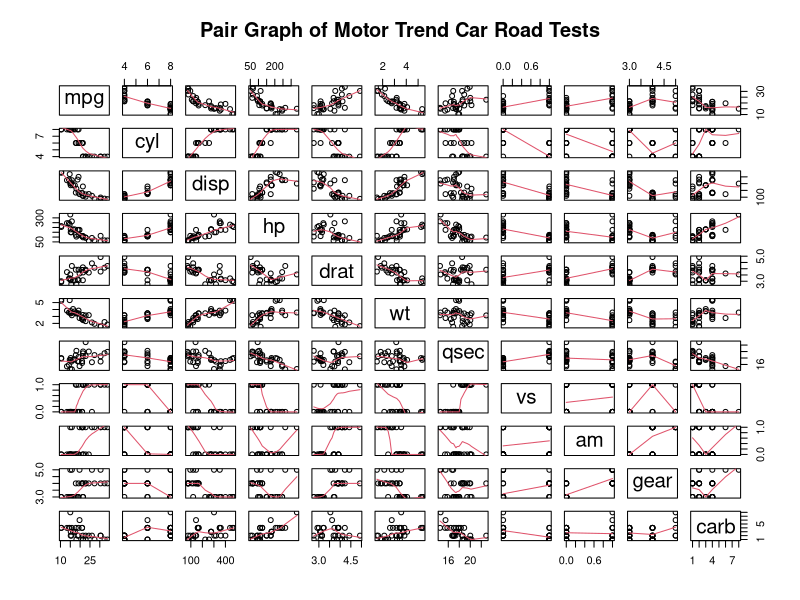
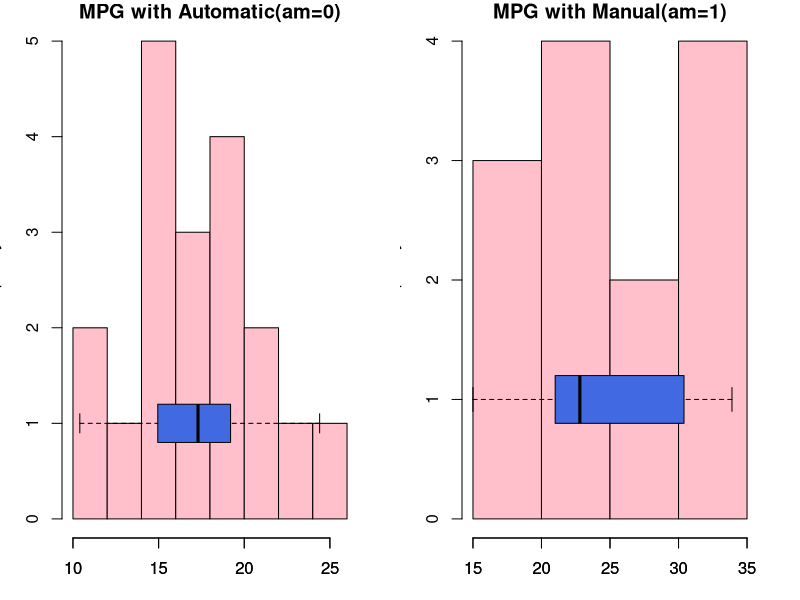
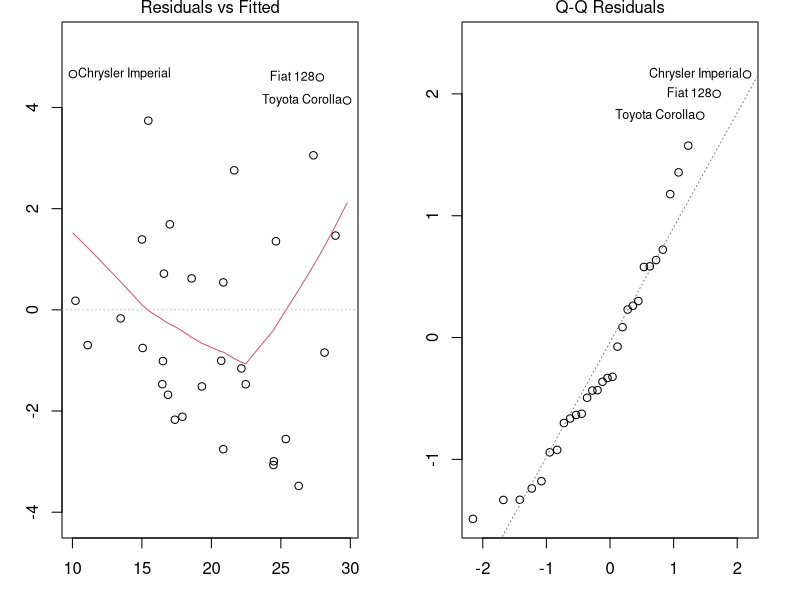
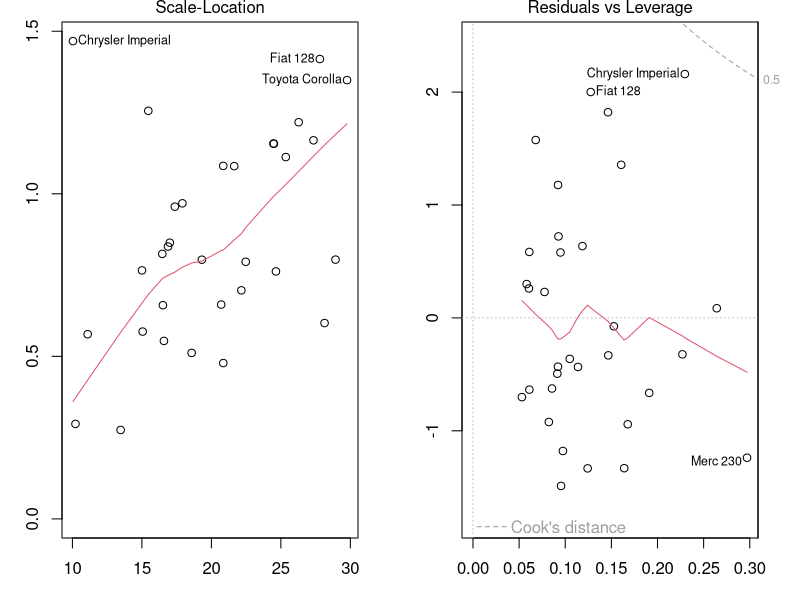

The R script that drew these images, in order:
#START : 2015.11.16
#END : 

data(mtcars)
head(mtcars)
?mtcars

#EDA for 'mtcars' dataset.
pairs(mtcars, panel = panel.smooth, main="Pair Graph of Motor Trend Car Road Tests")

par(mfrow = c(1, 2), mar=c(3.1, 3.1, 1.1, 2.1))
hist(mtcars$mpg[mtcars$am == 0], col = "pink", main = "MPG with Automatic(am=0)")
boxplot(mtcars$mpg[mtcars$am == 0], horizontal=T,  outline=T, frame=F, col = "royalblue", add = T)
hist(mtcars$mpg[mtcars$am == 1], col = "pink", main = "MPG with Manual(am=1)")
boxplot(mtcars$mpg[mtcars$am == 1], horizontal=T,  outline=T, frame=F, col = "royalblue", add = T)

#Comparing mean values by the am values
with(mtcars, tapply(mpg, am, mean))

#Inference(t.test)
#HO, H1
with(mtcars, t.test(mpg ~ am))

#Regression Model
mtcars$am <- factor(mtcars$am)
summary(step(lm(mpg ~ ., data = mtcars)))

#Residual diagnostics
plot(step(lm(mpg ~ ., data = mtcars)))
influence.measures(step(lm(mpg ~ ., data = mtcars)))
